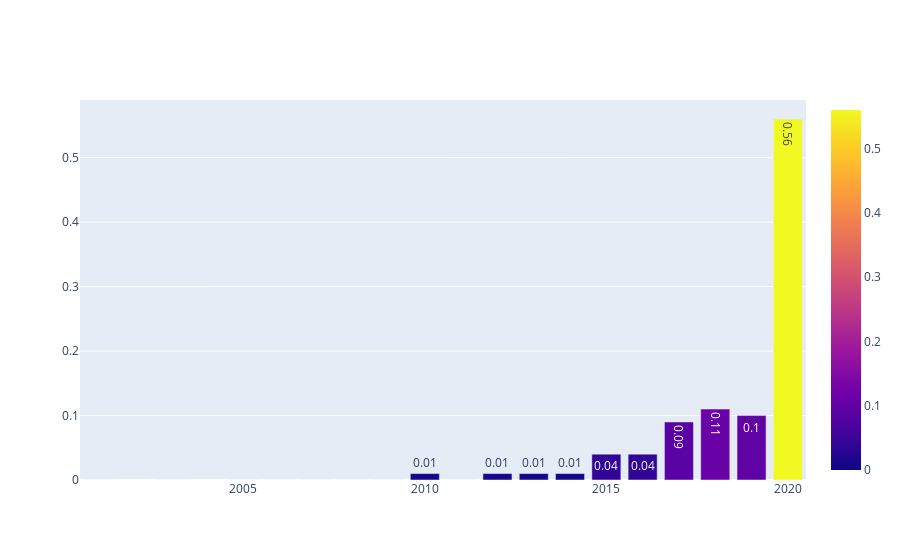

Notebook code for this chart:
### Code cell
draw_barchart(round(data1_age / sum(data1_age),2))

### Figure 1 — Plotly figure (JSON) as saved in the notebook; plotly's stock layout.template omitted (floating-point values rounded to 4 significant figures)
{"data": [{"marker": {"color": [0.56, 0.11, 0.1, 0.09, 0.04, 0.04, 0.01, 0.01, 0.01, 0.01, 0, 0, 0, 0, 0, 0, 0, 0, 0], "coloraxis": "coloraxis"}, "text": [0.56, 0.11, 0.1, 0.09, 0.04, 0.04, 0.01, 0.01, 0.01, 0.01, 0, 0, 0, 0, 0, 0, 0, 0, 0], "textposition": "auto", "type": "bar", "x": ["2020", "2018", "2019", "2017", "2016", "2015", "2014", "2010", "2012", "2013", "2011", " / ", "2007", "2009", "2005", "2008", "2006", "2003", "2001"], "y": [0.56, 0.11, 0.1, 0.09, 0.04, 0.04, 0.01, 0.01, 0.01, 0.01, 0, 0, 0, 0, 0, 0, 0, 0, 0]}], "layout": {}}
